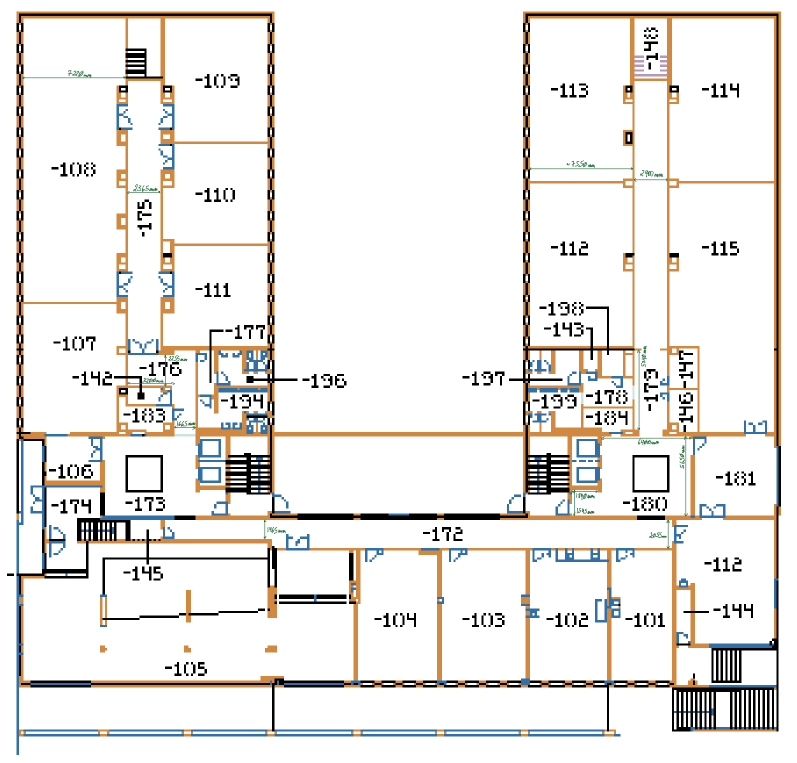
%> input picture doc/feup/feup-deec_floor(-1)_measures.jpg, 1594 x 1525 px (shown at 1/2 size)
$ octave main.m   (GNU Octave 9; MATLAB toolbox functions it lacks are replaced by stand-ins)
%> lines starting %> are read from the running program, lines starting %| are printed output that depends on the picture
close all
clear all
clc

%% INITIALIZATION
% Distance samples from the building 2D image (px)
XX = [  132   40  114   31   25   62   41  132 ]';
XY = [  102  102   31   34   21   37 ]';
% Real distance samples from the real world (m)
YX = [ 7550 2400 6400 1890 1665 3200 2365 7220 ]';
YY = [ 5740 5650 1545 2055 1465 2255 ]';

%% READ BUILDING IMAGE FOR VISUALIZATION
img = imread("../../doc/feup/feup-deec_floor(-1)_measures.jpg");
%> img is the input picture: size 1525x1594x3 uint8; mean R, G, B 234.9, 232.2, 229.2

figure
imshow(img)

%% LINEAR LEAST SQUARES
% Scaling factors (mm / px)
Ax = XX \ YX
Ay = XY \ YY

%% SORTING
[~,ix]=sort(XX);
XX = XX(ix);
YX = YX(ix);
[~,iy]=sort(XY);
XY = XY(iy);
YY = YY(iy);

%% VISUALIZATION
figure
hold on
plot(XX,YX,'rx')
plot([0 max(XX)],[0 Ax*max(XX)],'b-')
grid on
xlabel('X (px) \rightarrow')
ylabel('X (mm) \rightarrow')
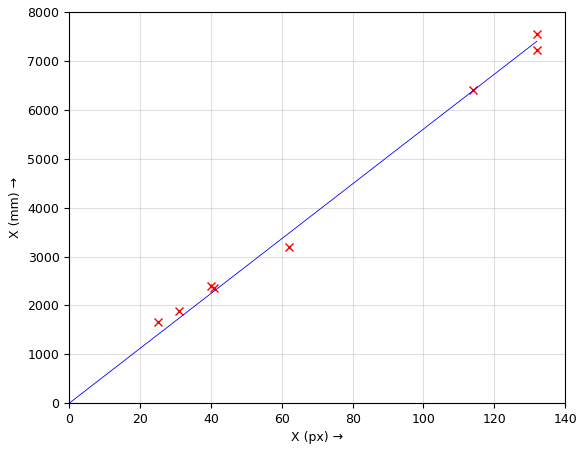
%> figure redrawn from the program's plot data

figure
hold on
plot(XY,YY,'rx')
plot([0 max(XY)],[0 Ay*max(XY)],'b-')
grid on
xlabel('X (px) \rightarrow')
ylabel('X (mm) \rightarrow')
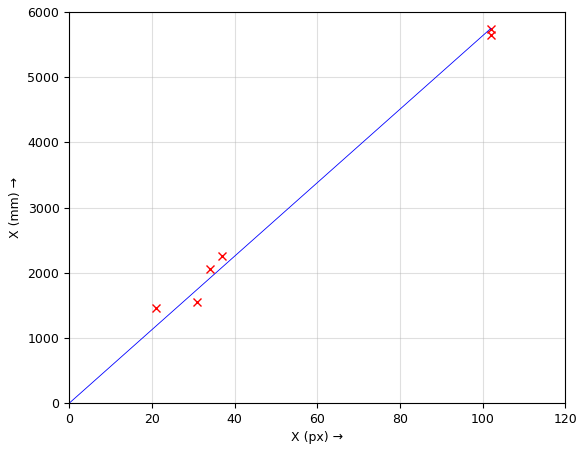
%> figure redrawn from the program's plot data
